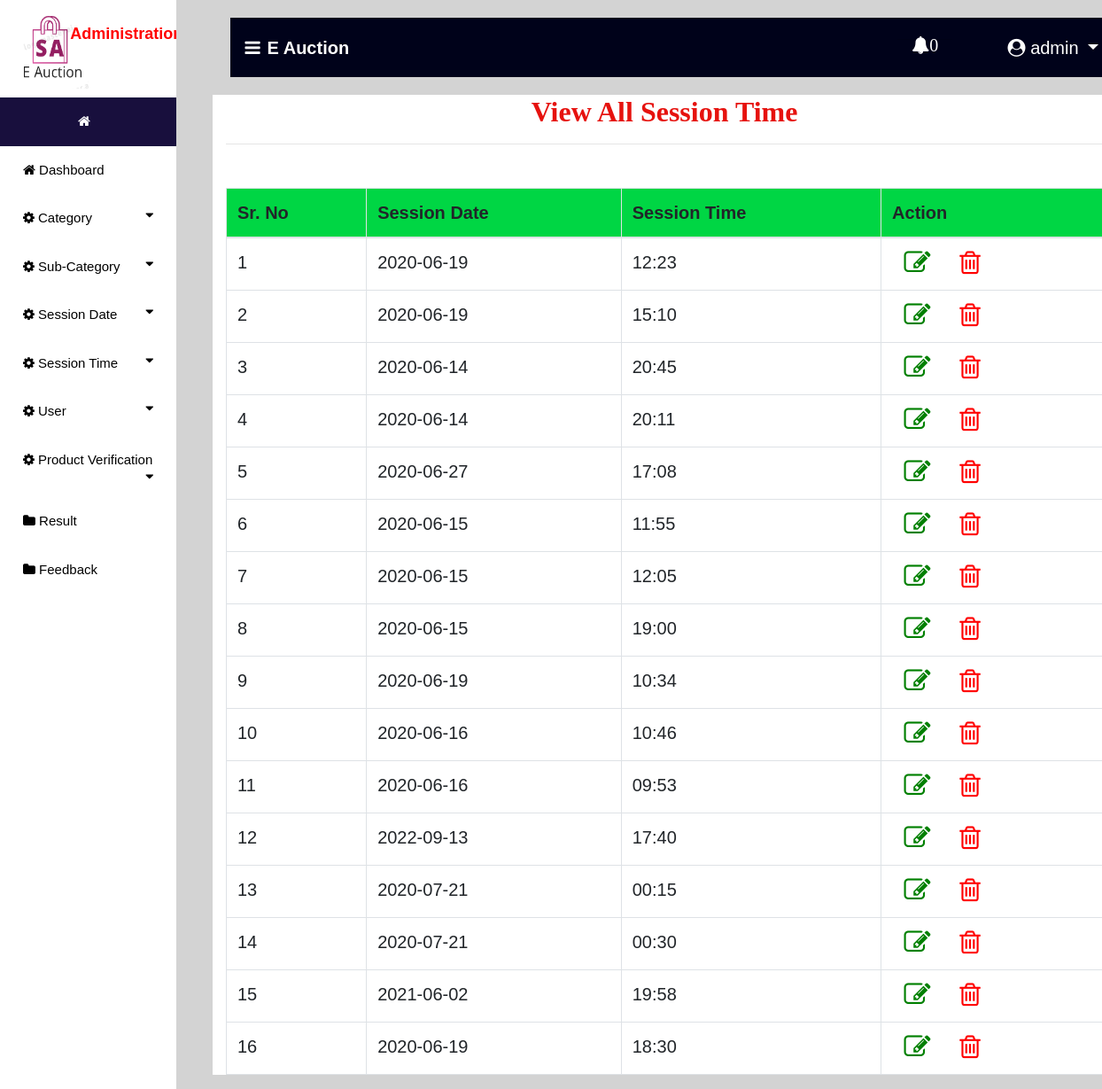
The app's page /view_session_time (signed in), older data.
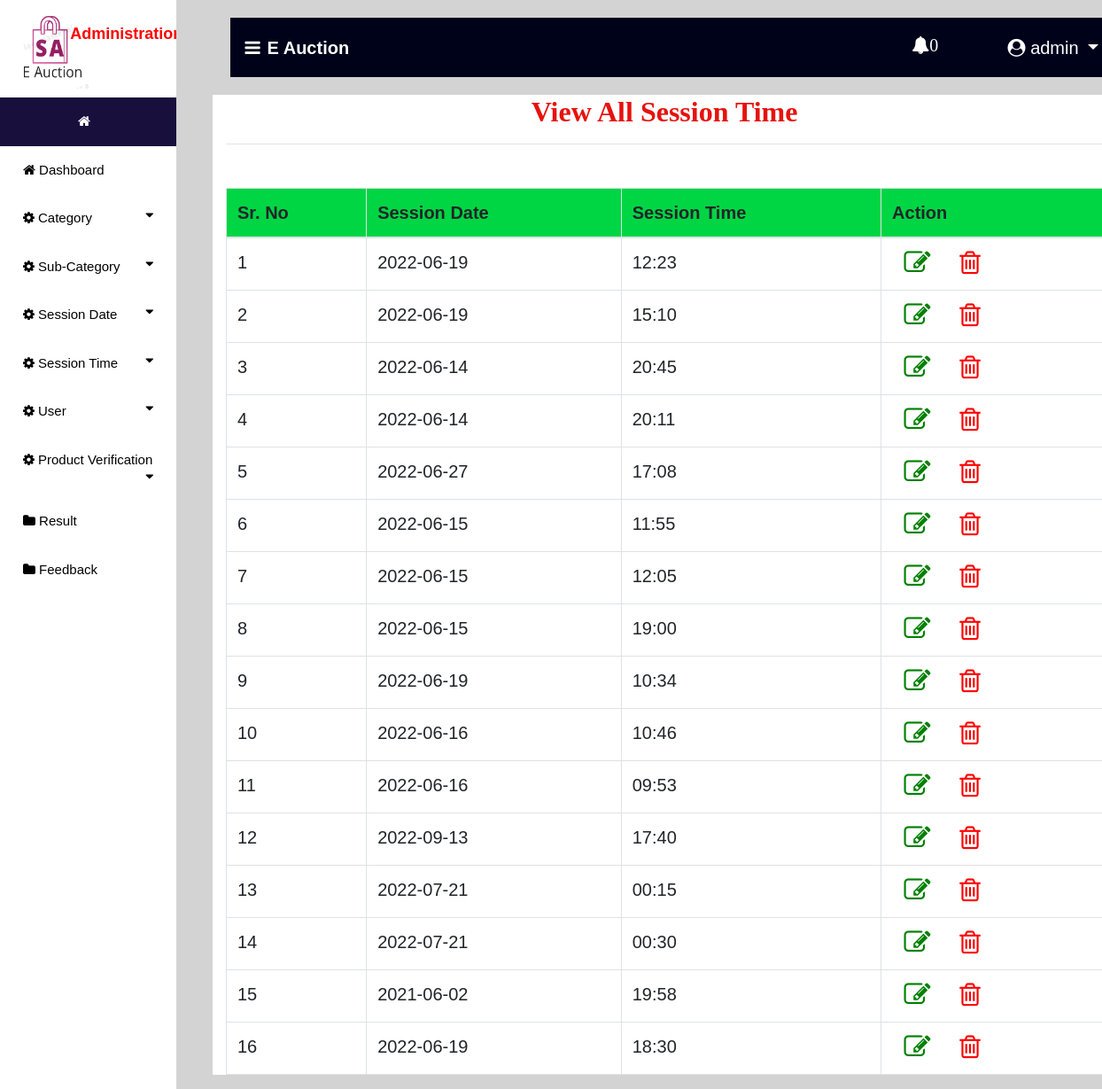
The same page, newer data.
### auction/models.py (models this page shows, shortened)
class Session_Time(models.Model):
    date = models.ForeignKey(Session_date,on_delete=models.CASCADE,null=True)
    time = models.CharField(max_length=30,null=True)

class Session_date(models.Model):
    date = models.CharField(max_length=30,null=True)

### auction/views.py (the view)
# urls.py: path('view_session_time', view_session_time, name='view_session_time'),
def view_session_time(request):
    if not request.user.is_staff:
        return redirect('login_user')
    new2 = new()
    count = 0
    if new2:
        count += 1
    user1 = User.objects.get(id=request.user.id)
    pro = ""
    try:
        pro = Bidder.objects.get(user=user1)
        if pro:
            error = "pat"
    except:
        pro = Auction_User.objects.get(user=user1)
    cat = Session_Time.objects.all()
    d = {'error':error,'pro':pro,'data':pro,'time1':cat,'count':count,'new2':new2}
    return render(request,'view_session_time.html',d)

### auction/views.py (called while the page is built)
def new():
    status = Status.objects.get(status="pending")
    new_pro = Product.objects.filter(status=status)
    return new_pro

### auction/templates/view_session_time.html (shortened to what this page needs)
{% extends 'navigation3.html' %}
{% block body1 %}
 <div class="container" style="background:white">
<center><h2 style = "font-family : 'Monotype Corsiva' ; color : #E6120E ; font-weight : bold;margin-top:2%">View All Session Time</h2></center><hr>
<table class="table table-bordered" id="myTable">
  <thead>
  <tr>
    <th>Sr. No</th>
    <th>Session Date</th>
    <th>Session Time</th>
    <th style="width:250px">Action</th>
  </tr>
  </thead>
   <tbody>
{% for i in time1 %}
  <tr>
      <td>{{forloop.counter}}</td>
    <td>{{i.date.date}}</td>
    <td>{{i.time}}</td>
      <td><a href="{% url 'edit_session_time' i.id %}"> <i style="font-size:30px;color:green;margin-left:6%" class="fa fa-edit"></i></a>
          <a href="{% url 'delete_session_time' i.id %}">  <i style="font-size:30px;color:red;margin-left:12%" class="fa fa-trash-o" onclick="return confirm('Are you sure?')"></i></a></td>
  </tr>
   {% endfor %}
    </tbody>
</table>
 </div>
{% endblock %}

Row changes from the older to the newer data that the page shows:
changed through a linked row, Session_Time (number 1 of 16 on the later page): date "2020-06-19" → "2022-06-19"
changed through a linked row, Session_Time (number 2 of 16 on the later page): date "2020-06-19" → "2022-06-19"
changed through a linked row, Session_Time (number 3 of 16 on the later page): date "2020-06-14" → "2022-06-14"
changed through a linked row, Session_Time (number 4 of 16 on the later page): date "2020-06-14" → "2022-06-14"
changed through a linked row, Session_Time (number 5 of 16 on the later page): date "2020-06-27" → "2022-06-27"
changed through a linked row, Session_Time (number 6 of 16 on the later page): date "2020-06-15" → "2022-06-15"
changed through a linked row, Session_Time (number 7 of 16 on the later page): date "2020-06-15" → "2022-06-15"
changed through a linked row, Session_Time (number 8 of 16 on the later page): date "2020-06-15" → "2022-06-15"
changed through a linked row, Session_Time (number 9 of 16 on the later page): date "2020-06-19" → "2022-06-19"
changed through a linked row, Session_Time (number 10 of 16 on the later page): date "2020-06-16" → "2022-06-16"
changed through a linked row, Session_Time (number 11 of 16 on the later page): date "2020-06-16" → "2022-06-16"
changed through a linked row, Session_Time (number 13 of 16 on the later page): date "2020-07-21" → "2022-07-21"
changed through a linked row, Session_Time (number 14 of 16 on the later page): date "2020-07-21" → "2022-07-21"
changed through a linked row, Session_Time (number 16 of 16 on the later page): date "2020-06-19" → "2022-06-19"
